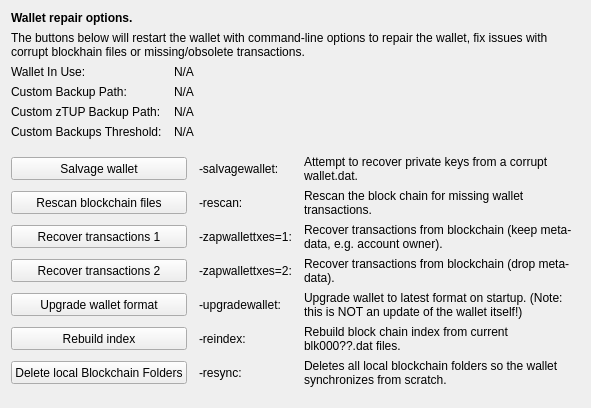
     <widget class="QWidget" name="tab_repair">
      <attribute name="title">
       <string>&amp;Wallet Repair</string>
      </attribute>
      <layout class="QGridLayout" name="gridLayout_4" columnstretch="0,0,0,0">
       <property name="horizontalSpacing">
        <number>12</number>
       </property>
       <item row="0" column="0" colspan="4">
        <widget class="QLabel" name="label_repair_header">
         <property name="font">
          <font>
           <weight>75</weight>
           <bold>true</bold>
          </font>
         </property>
         <property name="text">
          <string>Wallet repair options.</string>
         </property>
        </widget>
       </item>
       <item row="1" column="0" colspan="4">
        <widget class="QLabel" name="label_repair_helptext">
         <property name="font">
          <font>
           <weight>50</weight>
           <bold>false</bold>
          </font>
         </property>
         <property name="text">
          <string>The buttons below will restart the wallet with command-line options to repair the wallet, fix issues with corrupt blockhain files or missing/obsolete transactions.</string>
         </property>
         <property name="wordWrap">
          <bool>true</bool>
         </property>
        </widget>
       </item>
       <item row="2" column="0">
        <widget class="QLabel" name="wallet_path_label">
         <property name="text">
          <string>Wallet In Use:</string>
         </property>
        </widget>
       </item>
       <item row="2" column="1" colspan="3">
        <widget class="QLabel" name="wallet_path">
         <property name="cursor">
          <cursorShape>IBeamCursor</cursorShape>
         </property>
         <property name="text">
          <string>N/A</string>
         </property>
         <property name="textFormat">
          <enum>Qt::PlainText</enum>
         </property>
         <property name="textInteractionFlags">
          <set>Qt::LinksAccessibleByMouse|Qt::TextSelectableByKeyboard|Qt::TextSelectableByMouse</set>
         </property>
        </widget>
       </item>
       <item row="3" column="0">
        <widget class="QLabel" name="wallet_custombackuppath_label">
         <property name="text">
          <string>Custom Backup Path:</string>
         </property>
         <property name="visible">
          <bool>false</bool>
         </property>
        </widget>
       </item>
       <item row="3" column="1" colspan="3">
        <widget class="QLabel" name="wallet_custombackuppath">
         <property name="cursor">
          <cursorShape>IBeamCursor</cursorShape>
         </property>
         <property name="text">
          <string>N/A</string>
         </property>
         <property name="textFormat">
          <enum>Qt::PlainText</enum>
         </property>
         <property name="textInteractionFlags">
          <set>Qt::LinksAccessibleByMouse|Qt::TextSelectableByKeyboard|Qt::TextSelectableByMouse</set>
         </property>
         <property name="visible">
          <bool>false</bool>
         </property>
        </widget>
       </item>
       <item row="4" column="0">
        <widget class="QLabel" name="wallet_customztupbackuppath_label">
         <property name="text">
          <string>Custom zTUP Backup Path:</string>
         </property>
         <property name="visible">
          <bool>false</bool>
         </property>
        </widget>
       </item>
       <item row="4" column="1" colspan="3">
        <widget class="QLabel" name="wallet_customztupbackuppath">
         <property name="cursor">
          <cursorShape>IBeamCursor</cursorShape>
         </property>
         <property name="text">
          <string>N/A</string>
         </property>
         <property name="textFormat">
          <enum>Qt::PlainText</enum>
         </property>
         <property name="textInteractionFlags">
          <set>Qt::LinksAccessibleByMouse|Qt::TextSelectableByKeyboard|Qt::TextSelectableByMouse</set>
         </property>
         <property name="visible">
          <bool>false</bool>
         </property>
        </widget>
       </item>
       <item row="5" column="0">
        <widget class="QLabel" name="wallet_custombackupthreshold_label">
         <property name="text">
          <string>Custom Backups Threshold:</string>
         </property>
         <property name="visible">
          <bool>false</bool>
         </property>
        </widget>
       </item>
       <item row="5" column="1" colspan="3">
        <widget class="QLabel" name="wallet_custombackupthreshold">
         <property name="cursor">
          <cursorShape>IBeamCursor</cursorShape>
         </property>
         <property name="text">
          <string>N/A</string>
         </property>
         <property name="textFormat">
          <enum>Qt::PlainText</enum>
         </property>
         <property name="textInteractionFlags">
          <set>Qt::LinksAccessibleByMouse|Qt::TextSelectableByKeyboard|Qt::TextSelectableByMouse</set>
         </property>
         <property name="visible">
          <bool>false</bool>
         </property>
        </widget>
       </item>
       <item row="6" column="0">
        <spacer name="verticalSpacer_repair1">
         <property name="orientation">
          <enum>Qt::Vertical</enum>
         </property>
         <property name="sizeHint" stdset="0">
          <size>
           <width>10</width>
           <height>10</height>
          </size>
         </property>
        </spacer>
       </item>
       <item row="7" column="0" colspan="2">
        <widget class="QPushButton" name="btn_salvagewallet">
         <property name="minimumSize">
          <size>
           <width>100</width>
           <height>23</height>
          </size>
         </property>
         <property name="text">
          <string>Salvage wallet</string>
         </property>
        </widget>
       </item>
       <item row="7" column="2">
        <widget class="QLabel" name="label_repair_salvage_command">
         <property name="text">
          <string notr="true">-salvagewallet:</string>
         </property>
        </widget>
       </item>
       <item row="7" column="3">
        <widget class="QLabel" name="label_repair_salvage">
         <property name="text">
          <string>Attempt to recover private keys from a corrupt wallet.dat.</string>
         </property>
         <property name="wordWrap">
          <bool>true</bool>
         </property>
        </widget>
       </item>
       <item row="8" column="0" colspan="2">
        <widget class="QPushButton" name="btn_rescan">
         <property name="minimumSize">
          <size>
           <width>100</width>
           <height>23</height>
          </size>
         </property>
         <property name="text">
          <string>Rescan blockchain files</string>
         </property>
        </widget>
       </item>
       <item row="8" column="2">
        <widget class="QLabel" name="label_repair_rescan_command">
         <property name="text">
          <string notr="true">-rescan:</string>
         </property>
        </widget>
       </item>
       <item row="8" column="3">
        <widget class="QLabel" name="label_repair_rescan">
         <property name="text">
          <string>Rescan the block chain for missing wallet transactions.</string>
         </property>
         <property name="wordWrap">
          <bool>true</bool>
         </property>
        </widget>
       </item>
       <item row="9" column="0" colspan="2">
        <widget class="QPushButton" name="btn_zapwallettxes1">
         <property name="minimumSize">
          <size>
           <width>100</width>
           <height>23</height>
          </size>
         </property>
         <property name="text">
          <string>Recover transactions 1</string>
         </property>
        </widget>
       </item>
       <item row="9" column="2">
        <widget class="QLabel" name="label_repair_zap1_command">
         <property name="text">
          <string notr="true">-zapwallettxes=1:</string>
         </property>
        </widget>
       </item>
       <item row="9" column="3">
        <widget class="QLabel" name="label_repair_zap1">
         <property name="text">
          <string>Recover transactions from blockchain (keep meta-data, e.g. account owner).</string>
         </property>
         <property name="wordWrap">
          <bool>true</bool>
         </property>
        </widget>
       </item>
       <item row="10" column="0" colspan="2">
        <widget class="QPushButton" name="btn_zapwallettxes2">
         <property name="minimumSize">
          <size>
           <width>100</width>
           <height>23</height>
          </size>
         </property>
         <property name="text">
          <string>Recover transactions 2</string>
         </property>
        </widget>
       </item>
       <item row="10" column="2">
        <widget class="QLabel" name="label_repair_zap2_command">
         <property name="text">
          <string notr="true">-zapwallettxes=2:</string>
         </property>
        </widget>
       </item>
       <item row="10" column="3">
        <widget class="QLabel" name="label_repair_zap2">
         <property name="text">
          <string>Recover transactions from blockchain (drop meta-data).</string>
         </property>
         <property name="wordWrap">
          <bool>true</bool>
         </property>
        </widget>
       </item>
       <item row="11" column="0" colspan="2">
        <widget class="QPushButton" name="btn_upgradewallet">
         <property name="minimumSize">
          <size>
           <width>100</width>
           <height>23</height>
          </size>
         </property>
         <property name="text">
          <string>Upgrade wallet format</string>
         </property>
        </widget>
       </item>
       <item row="11" column="2">
        <widget class="QLabel" name="label_repair_upgrade_command">
         <property name="text">
          <string notr="true">-upgradewallet:</string>
         </property>
        </widget>
       </item>
       <item row="11" column="3">
        <widget class="QLabel" name="label_repair_upgrade">
         <property name="text">
          <string>Upgrade wallet to latest format on startup. (Note: this is NOT an update of the wallet itself!)</string>
         </property>
         <property name="wordWrap">
          <bool>true</bool>
         </property>
        </widget>
       </item>
       <item row="12" column="0" colspan="2">
        <widget class="QPushButton" name="btn_reindex">
         <property name="minimumSize">
          <size>
           <width>100</width>
           <height>23</height>
          </size>
         </property>
         <property name="text">
          <string>Rebuild index</string>
         </property>
        </widget>
       </item>
       <item row="12" column="2">
        <widget class="QLabel" name="label_repair_reindex_command">
         <property name="text">
          <string notr="true">-reindex:</string>
         </property>
        </widget>
       </item>
       <item row="12" column="3">
        <widget class="QLabel" name="label_repair_reindex">
         <property name="text">
          <string>Rebuild block chain index from current blk000??.dat files.</string>
         </property>
         <property name="wordWrap">
          <bool>true</bool>
         </property>
        </widget>
       </item>
       <item row="13" column="0" colspan="2">
        <widget class="QPushButton" name="btn_resync">
         <property name="minimumSize">
          <size>
           <width>100</width>
           <height>23</height>
          </size>
         </property>
         <property name="text">
          <string>Delete local Blockchain Folders</string>
         </property>
        </widget>
       </item>
       <item row="13" column="2">
        <widget class="QLabel" name="label_repair_resync_command">
         <property name="text">
          <string>-resync:</string>
         </property>
        </widget>
       </item>
       <item row="13" column="3">
        <widget class="QLabel" name="label_repair_resync">
         <property name="text">
          <string>Deletes all local blockchain folders so the wallet synchronizes from scratch.</string>
         </property>
         <property name="wordWrap">
          <bool>true</bool>
         </property>
        </widget>
       </item>
       <item row="14" column="0">
        <spacer name="verticalSpacer_repair2">
         <property name="orientation">
          <enum>Qt::Vertical</enum>
         </property>
         <property name="sizeHint" stdset="0">
          <size>
           <width>20</width>
           <height>10</height>
          </size>
         </property>
        </spacer>
       </item>
      </layout>
     </widget>
